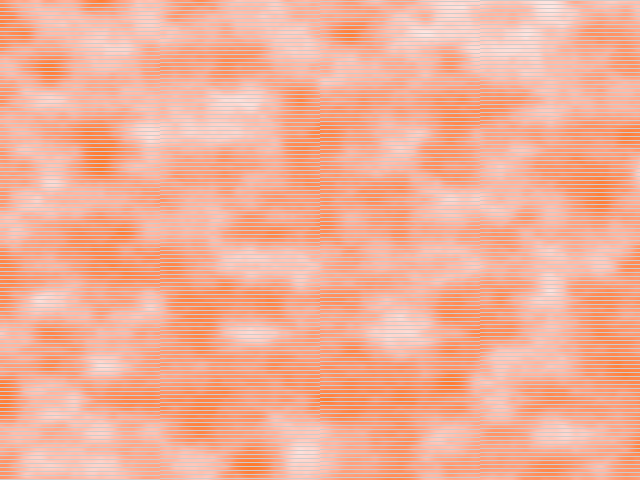
Frame 1 (no input)
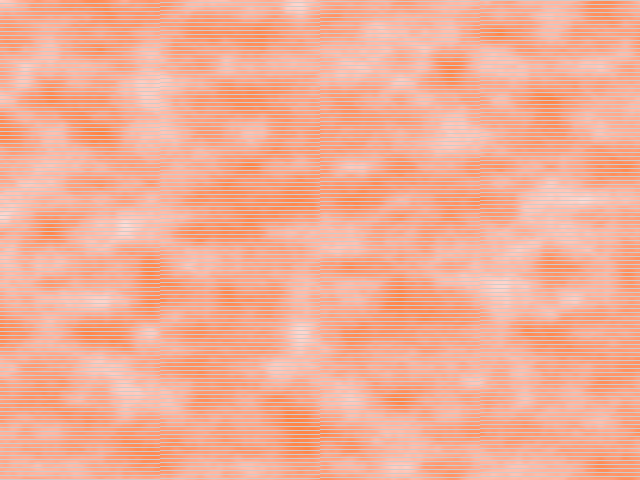
Frame 60 (the mouse pressed at the canvas centre just before this capture)
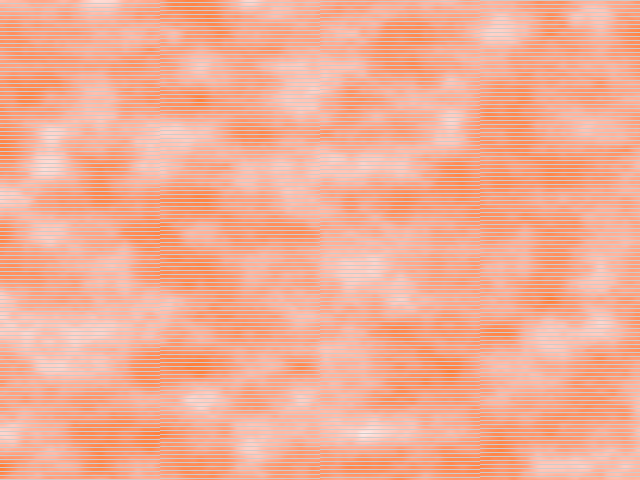
Frame 120 (the mouse held since frame 60 and released just before this capture)

The Processing sketch that drew these frames (run headless with seeded random() and noise(); from frame 60 on, the mouse is pressed at the canvas centre):

// Processing sketch: processing_47656
// ── processing_47656.pde

void setup()
{size(640,480);
smooth();
colorMode(3,1);}
void draw()


 
{int t=width,j=height;for(int i=0;i<t*j;i++)
 
 
// vertical or horizontal movement, and speed
{float n=noise((i%t)*.02,i*.03/j,frameCount*.06);
set(i%t,i/j,
//colour
color(.02+n*.05,n,1,.15));}
//
filter(95,10);}
